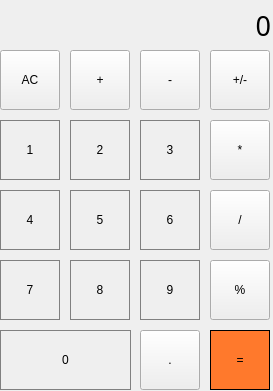
<?xml version="1.0" encoding="UTF-8"?>
<ui version="4.0">
 <class>MainWindow</class>
 <widget class="QMainWindow" name="MainWindow">
  <property name="geometry">
   <rect>
    <x>0</x>
    <y>0</y>
    <width>273</width>
    <height>391</height>
   </rect>
  </property>
  <property name="windowTitle">
   <string>MainWindow</string>
  </property>
  <widget class="QWidget" name="centralwidget">
   <widget class="QLabel" name="output_label">
    <property name="geometry">
     <rect>
      <x>0</x>
      <y>0</y>
      <width>271</width>
      <height>50</height>
     </rect>
    </property>
    <property name="font">
     <font>
      <family>JetBrains Mono Medium</family>
      <pointsize>20</pointsize>
     </font>
    </property>
    <property name="styleSheet">
     <string notr="true">QLabel {
	qproperty-aligment: 'AlignVCenter' | AlignRight';
	border: 1px solid gray;
}

blackground-color: black;</string>
    </property>
    <property name="text">
     <string>0</string>
    </property>
    <property name="alignment">
     <set>Qt::AlignRight|Qt::AlignTrailing|Qt::AlignVCenter</set>
    </property>
   </widget>
   <widget class="QPushButton" name="AC_button">
    <property name="geometry">
     <rect>
      <x>0</x>
      <y>50</y>
      <width>60</width>
      <height>60</height>
     </rect>
    </property>
    <property name="text">
     <string>AC</string>
    </property>
   </widget>
   <widget class="QPushButton" name="plus_button">
    <property name="geometry">
     <rect>
      <x>70</x>
      <y>50</y>
      <width>60</width>
      <height>60</height>
     </rect>
    </property>
    <property name="text">
     <string>+</string>
    </property>
   </widget>
   <widget class="QPushButton" name="minus_button">
    <property name="geometry">
     <rect>
      <x>140</x>
      <y>50</y>
      <width>60</width>
      <height>60</height>
     </rect>
    </property>
    <property name="text">
     <string>-</string>
    </property>
   </widget>
   <widget class="QPushButton" name="sign_button">
    <property name="geometry">
     <rect>
      <x>210</x>
      <y>50</y>
      <width>60</width>
      <height>60</height>
     </rect>
    </property>
    <property name="text">
     <string>+/-</string>
    </property>
   </widget>
   <widget class="QPushButton" name="one_button">
    <property name="geometry">
     <rect>
      <x>0</x>
      <y>120</y>
      <width>60</width>
      <height>60</height>
     </rect>
    </property>
    <property name="styleSheet">
     <string notr="true">QPushButton {
border: 1px solid gray;
}
QPushButton: presessed {
background-color: qlineargradient(x1: 0, y1: 0, x2: 0, y2: 1, stop: 0 #dadbde, stop: 1#f6f7fa);
}</string>
    </property>
    <property name="text">
     <string>1</string>
    </property>
   </widget>
   <widget class="QPushButton" name="three_button">
    <property name="geometry">
     <rect>
      <x>140</x>
      <y>120</y>
      <width>60</width>
      <height>60</height>
     </rect>
    </property>
    <property name="styleSheet">
     <string notr="true">QPushButton {
border: 1px solid gray;
}
QPushButton: presessed {
background-color: qlineargradient(x1: 0, y1: 0, x2: 0, y2: 1, stop: 0 #dadbde, stop: 1#f6f7fa);
}</string>
    </property>
    <property name="text">
     <string>3</string>
    </property>
   </widget>
   <widget class="QPushButton" name="multypluy_button">
    <property name="geometry">
     <rect>
      <x>210</x>
      <y>120</y>
      <width>60</width>
      <height>60</height>
     </rect>
    </property>
    <property name="text">
     <string>*</string>
    </property>
   </widget>
   <widget class="QPushButton" name="two_button">
    <property name="geometry">
     <rect>
      <x>70</x>
      <y>120</y>
      <width>60</width>
      <height>60</height>
     </rect>
    </property>
    <property name="styleSheet">
     <string notr="true">QPushButton {
border: 1px solid gray;
}
QPushButton: presessed {
background-color: qlineargradient(x1: 0, y1: 0, x2: 0, y2: 1, stop: 0 #dadbde, stop: 1#f6f7fa);
}</string>
    </property>
    <property name="text">
     <string>2</string>
    </property>
   </widget>
   <widget class="QPushButton" name="eight_button">
    <property name="geometry">
     <rect>
      <x>70</x>
      <y>260</y>
      <width>60</width>
      <height>60</height>
     </rect>
    </property>
    <property name="styleSheet">
     <string notr="true">QPushButton {
border: 1px solid gray;
}
QPushButton: presessed {
background-color: qlineargradient(x1: 0, y1: 0, x2: 0, y2: 1, stop: 0 #dadbde, stop: 1#f6f7fa);
}</string>
    </property>
    <property name="text">
     <string>8</string>
    </property>
   </widget>
   <widget class="QPushButton" name="six_button">
    <property name="geometry">
     <rect>
      <x>140</x>
      <y>190</y>
      <width>60</width>
      <height>60</height>
     </rect>
    </property>
    <property name="styleSheet">
     <string notr="true">QPushButton {
border: 1px solid gray;
}
QPushButton: presessed {
background-color: qlineargradient(x1: 0, y1: 0, x2: 0, y2: 1, stop: 0 #dadbde, stop: 1#f6f7fa);
}</string>
    </property>
    <property name="text">
     <string>6</string>
    </property>
   </widget>
   <widget class="QPushButton" name="div_button">
    <property name="geometry">
     <rect>
      <x>210</x>
      <y>190</y>
      <width>60</width>
      <height>60</height>
     </rect>
    </property>
    <property name="text">
     <string>/</string>
    </property>
   </widget>
   <widget class="QPushButton" name="five_button">
    <property name="geometry">
     <rect>
      <x>70</x>
      <y>190</y>
      <width>60</width>
      <height>60</height>
     </rect>
    </property>
    <property name="styleSheet">
     <string notr="true">QPushButton {
border: 1px solid gray;
}
QPushButton: presessed {
background-color: qlineargradient(x1: 0, y1: 0, x2: 0, y2: 1, stop: 0 #dadbde, stop: 1#f6f7fa);
}</string>
    </property>
    <property name="text">
     <string>5</string>
    </property>
   </widget>
   <widget class="QPushButton" name="percent_button">
    <property name="geometry">
     <rect>
      <x>210</x>
      <y>260</y>
      <width>60</width>
      <height>60</height>
     </rect>
    </property>
    <property name="text">
     <string>%</string>
    </property>
   </widget>
   <widget class="QPushButton" name="four_button">
    <property name="geometry">
     <rect>
      <x>0</x>
      <y>190</y>
      <width>60</width>
      <height>60</height>
     </rect>
    </property>
    <property name="styleSheet">
     <string notr="true">QPushButton {
border: 1px solid gray;
}
QPushButton: presessed {
background-color: qlineargradient(x1: 0, y1: 0, x2: 0, y2: 1, stop: 0 #dadbde, stop: 1#f6f7fa);
}</string>
    </property>
    <property name="text">
     <string>4</string>
    </property>
   </widget>
   <widget class="QPushButton" name="nine_button">
    <property name="geometry">
     <rect>
      <x>140</x>
      <y>260</y>
      <width>60</width>
      <height>60</height>
     </rect>
    </property>
    <property name="styleSheet">
     <string notr="true">QPushButton {
border: 1px solid gray;
}
QPushButton: presessed {
background-color: qlineargradient(x1: 0, y1: 0, x2: 0, y2: 1, stop: 0 #dadbde, stop: 1#f6f7fa);
}</string>
    </property>
    <property name="text">
     <string>9</string>
    </property>
   </widget>
   <widget class="QPushButton" name="seven_button">
    <property name="geometry">
     <rect>
      <x>0</x>
      <y>260</y>
      <width>60</width>
      <height>60</height>
     </rect>
    </property>
    <property name="styleSheet">
     <string notr="true">QPushButton {
border: 1px solid gray;
}
QPushButton: presessed {
background-color: qlineargradient(x1: 0, y1: 0, x2: 0, y2: 1, stop: 0 #dadbde, stop: 1#f6f7fa);
}</string>
    </property>
    <property name="text">
     <string>7</string>
    </property>
   </widget>
   <widget class="QPushButton" name="equals_button">
    <property name="geometry">
     <rect>
      <x>210</x>
      <y>330</y>
      <width>60</width>
      <height>60</height>
     </rect>
    </property>
    <property name="styleSheet">
     <string notr="true">QPushButton {
background-color: rgb(255, 121, 44);
border: 1px solid black;
}

</string>
    </property>
    <property name="text">
     <string>=</string>
    </property>
   </widget>
   <widget class="QPushButton" name="zero_button">
    <property name="geometry">
     <rect>
      <x>0</x>
      <y>330</y>
      <width>131</width>
      <height>60</height>
     </rect>
    </property>
    <property name="styleSheet">
     <string notr="true">QPushButton {
border: 1px solid gray;
}
QPushButton: presessed {
background-color: qlineargradient(x1: 0, y1: 0, x2: 0, y2: 1, stop: 0 #dadbde, stop: 1#f6f7fa);
}</string>
    </property>
    <property name="text">
     <string>0</string>
    </property>
   </widget>
   <widget class="QPushButton" name="dot_button">
    <property name="geometry">
     <rect>
      <x>140</x>
      <y>330</y>
      <width>60</width>
      <height>60</height>
     </rect>
    </property>
    <property name="text">
     <string>.</string>
    </property>
   </widget>
  </widget>
 </widget>
 <resources/>
 <connections/>
</ui>
